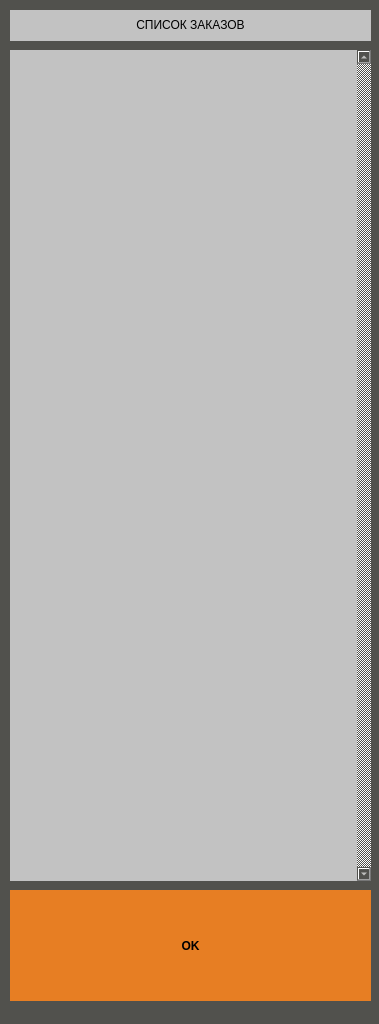
<?xml version="1.0" encoding="UTF-8"?>
<ui version="4.0">
 <class>MainWindow</class>
 <widget class="QMainWindow" name="MainWindow">
  <property name="geometry">
   <rect>
    <x>0</x>
    <y>0</y>
    <width>379</width>
    <height>1024</height>
   </rect>
  </property>
  <property name="windowTitle">
   <string>Order</string>
  </property>
  <property name="styleSheet">
   <string notr="true">background-color: rgb(81, 81, 77);
color:white;</string>
  </property>
  <widget class="QWidget" name="centralwidget">
   <widget class="QPushButton" name="ExitButton">
    <property name="geometry">
     <rect>
      <x>10</x>
      <y>890</y>
      <width>361</width>
      <height>111</height>
     </rect>
    </property>
    <property name="focusPolicy">
     <enum>Qt::NoFocus</enum>
    </property>
    <property name="toolTip">
     <string notr="true"/>
    </property>
    <property name="statusTip">
     <string notr="true"/>
    </property>
    <property name="whatsThis">
     <string notr="true"/>
    </property>
    <property name="accessibleName">
     <string notr="true"/>
    </property>
    <property name="accessibleDescription">
     <string notr="true"/>
    </property>
    <property name="styleSheet">
     <string notr="true">border-style: outset;
font: 48pt &quot;Free Helvetian&quot;;
font-weight: bold;
color:black;
 text-align: center;
 background-color: rgb(231, 126, 35);
</string>
    </property>
    <property name="text">
     <string>OK</string>
    </property>
   </widget>
   <widget class="QListWidget" name="listWidget">
    <property name="geometry">
     <rect>
      <x>10</x>
      <y>50</y>
      <width>361</width>
      <height>831</height>
     </rect>
    </property>
    <property name="palette">
     <palette>
      <active>
       <colorrole role="WindowText">
        <brush brushstyle="SolidPattern">
         <color alpha="255">
          <red>0</red>
          <green>0</green>
          <blue>0</blue>
         </color>
        </brush>
       </colorrole>
       <colorrole role="Button">
        <brush brushstyle="SolidPattern">
         <color alpha="255">
          <red>194</red>
          <green>194</green>
          <blue>194</blue>
         </color>
        </brush>
       </colorrole>
       <colorrole role="Text">
        <brush brushstyle="SolidPattern">
         <color alpha="255">
          <red>0</red>
          <green>0</green>
          <blue>0</blue>
         </color>
        </brush>
       </colorrole>
       <colorrole role="ButtonText">
        <brush brushstyle="SolidPattern">
         <color alpha="255">
          <red>0</red>
          <green>0</green>
          <blue>0</blue>
         </color>
        </brush>
       </colorrole>
       <colorrole role="Base">
        <brush brushstyle="SolidPattern">
         <color alpha="255">
          <red>194</red>
          <green>194</green>
          <blue>194</blue>
         </color>
        </brush>
       </colorrole>
       <colorrole role="Window">
        <brush brushstyle="SolidPattern">
         <color alpha="255">
          <red>194</red>
          <green>194</green>
          <blue>194</blue>
         </color>
        </brush>
       </colorrole>
      </active>
      <inactive>
       <colorrole role="WindowText">
        <brush brushstyle="SolidPattern">
         <color alpha="255">
          <red>0</red>
          <green>0</green>
          <blue>0</blue>
         </color>
        </brush>
       </colorrole>
       <colorrole role="Button">
        <brush brushstyle="SolidPattern">
         <color alpha="255">
          <red>194</red>
          <green>194</green>
          <blue>194</blue>
         </color>
        </brush>
       </colorrole>
       <colorrole role="Text">
        <brush brushstyle="SolidPattern">
         <color alpha="255">
          <red>0</red>
          <green>0</green>
          <blue>0</blue>
         </color>
        </brush>
       </colorrole>
       <colorrole role="ButtonText">
        <brush brushstyle="SolidPattern">
         <color alpha="255">
          <red>0</red>
          <green>0</green>
          <blue>0</blue>
         </color>
        </brush>
       </colorrole>
       <colorrole role="Base">
        <brush brushstyle="SolidPattern">
         <color alpha="255">
          <red>194</red>
          <green>194</green>
          <blue>194</blue>
         </color>
        </brush>
       </colorrole>
       <colorrole role="Window">
        <brush brushstyle="SolidPattern">
         <color alpha="255">
          <red>194</red>
          <green>194</green>
          <blue>194</blue>
         </color>
        </brush>
       </colorrole>
      </inactive>
      <disabled>
       <colorrole role="WindowText">
        <brush brushstyle="SolidPattern">
         <color alpha="255">
          <red>0</red>
          <green>0</green>
          <blue>0</blue>
         </color>
        </brush>
       </colorrole>
       <colorrole role="Button">
        <brush brushstyle="SolidPattern">
         <color alpha="255">
          <red>194</red>
          <green>194</green>
          <blue>194</blue>
         </color>
        </brush>
       </colorrole>
       <colorrole role="Text">
        <brush brushstyle="SolidPattern">
         <color alpha="255">
          <red>0</red>
          <green>0</green>
          <blue>0</blue>
         </color>
        </brush>
       </colorrole>
       <colorrole role="ButtonText">
        <brush brushstyle="SolidPattern">
         <color alpha="255">
          <red>0</red>
          <green>0</green>
          <blue>0</blue>
         </color>
        </brush>
       </colorrole>
       <colorrole role="Base">
        <brush brushstyle="SolidPattern">
         <color alpha="255">
          <red>194</red>
          <green>194</green>
          <blue>194</blue>
         </color>
        </brush>
       </colorrole>
       <colorrole role="Window">
        <brush brushstyle="SolidPattern">
         <color alpha="255">
          <red>194</red>
          <green>194</green>
          <blue>194</blue>
         </color>
        </brush>
       </colorrole>
      </disabled>
     </palette>
    </property>
    <property name="font">
     <font>
      <family>Free Helvetian</family>
      <pointsize>24</pointsize>
      <weight>50</weight>
      <italic>false</italic>
      <bold>false</bold>
     </font>
    </property>
    <property name="focusPolicy">
     <enum>Qt::NoFocus</enum>
    </property>
    <property name="contextMenuPolicy">
     <enum>Qt::NoContextMenu</enum>
    </property>
    <property name="toolTip">
     <string notr="true"/>
    </property>
    <property name="statusTip">
     <string notr="true"/>
    </property>
    <property name="whatsThis">
     <string notr="true"/>
    </property>
    <property name="accessibleName">
     <string notr="true"/>
    </property>
    <property name="accessibleDescription">
     <string notr="true"/>
    </property>
    <property name="autoFillBackground">
     <bool>false</bool>
    </property>
    <property name="styleSheet">
     <string notr="true">background-color: rgb(194, 194, 194);
color:black;
font: 24pt &quot;Free Helvetian&quot;;</string>
    </property>
    <property name="frameShape">
     <enum>QFrame::NoFrame</enum>
    </property>
    <property name="frameShadow">
     <enum>QFrame::Plain</enum>
    </property>
    <property name="lineWidth">
     <number>0</number>
    </property>
    <property name="verticalScrollBarPolicy">
     <enum>Qt::ScrollBarAlwaysOn</enum>
    </property>
    <property name="horizontalScrollBarPolicy">
     <enum>Qt::ScrollBarAlwaysOff</enum>
    </property>
    <property name="dragDropMode">
     <enum>QAbstractItemView::NoDragDrop</enum>
    </property>
    <property name="alternatingRowColors">
     <bool>true</bool>
    </property>
    <property name="selectionMode">
     <enum>QAbstractItemView::NoSelection</enum>
    </property>
    <property name="iconSize">
     <size>
      <width>0</width>
      <height>0</height>
     </size>
    </property>
    <property name="textElideMode">
     <enum>Qt::ElideLeft</enum>
    </property>
    <property name="flow">
     <enum>QListView::TopToBottom</enum>
    </property>
    <property name="isWrapping" stdset="0">
     <bool>false</bool>
    </property>
    <property name="layoutMode">
     <enum>QListView::Batched</enum>
    </property>
    <property name="gridSize">
     <size>
      <width>0</width>
      <height>95</height>
     </size>
    </property>
    <property name="viewMode">
     <enum>QListView::ListMode</enum>
    </property>
    <property name="uniformItemSizes">
     <bool>false</bool>
    </property>
    <property name="batchSize">
     <number>30</number>
    </property>
    <property name="wordWrap">
     <bool>false</bool>
    </property>
    <property name="selectionRectVisible">
     <bool>false</bool>
    </property>
    <property name="currentRow">
     <number>-1</number>
    </property>
    <property name="sortingEnabled">
     <bool>false</bool>
    </property>
   </widget>
   <widget class="QLabel" name="label">
    <property name="geometry">
     <rect>
      <x>10</x>
      <y>10</y>
      <width>361</width>
      <height>31</height>
     </rect>
    </property>
    <property name="styleSheet">
     <string notr="true">background-color: rgb(194, 194, 194);
color:black;
font: 14pt &quot;Free Helvetian&quot;;</string>
    </property>
    <property name="text">
     <string>&lt;html&gt;&lt;head/&gt;&lt;body&gt;&lt;p align=&quot;center&quot;&gt;СПИСОК ЗАКАЗОВ&lt;/p&gt;&lt;/body&gt;&lt;/html&gt;</string>
    </property>
   </widget>
  </widget>
  <widget class="QStatusBar" name="statusBar"/>
 </widget>
 <resources/>
 <connections/>
</ui>
